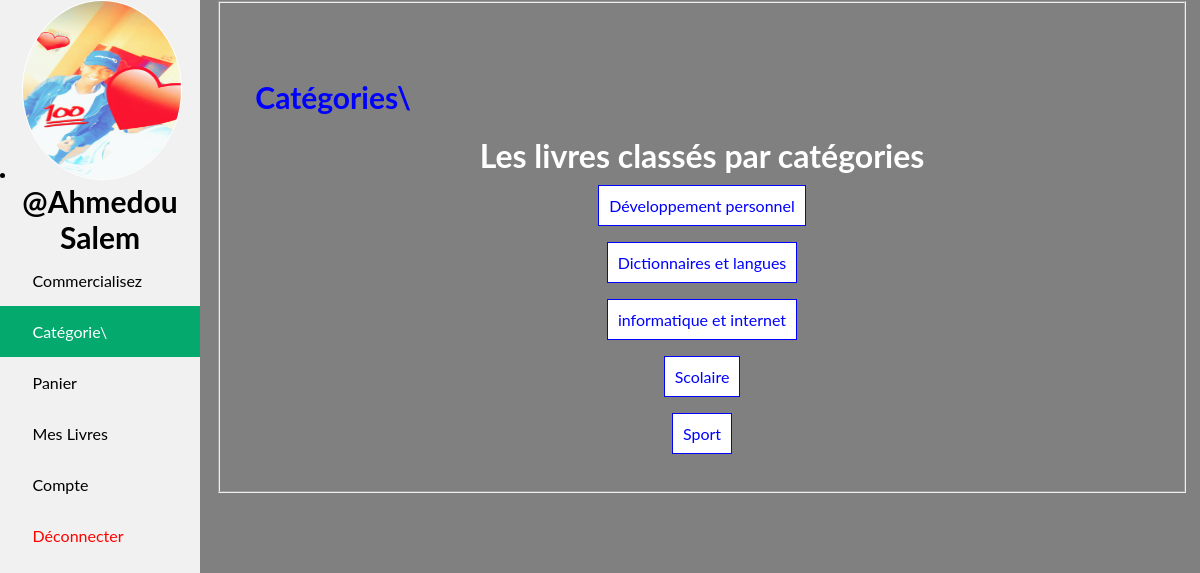
The app's page /member/category.php (signed in) with its own data.
### tables this page shows
CREATE TABLE `category` (
  `CategoryId` int(11) NOT NULL,
  `Parentcategoryid` char(18) NOT NULL,
  `Name` varchar(30) NOT NULL,
  `Description` varchar(255) NOT NULL
);

### member/count_panier.php (called while the page is built, shortened)
<?php
$selsect_user_info =mysqli_query($con, "SELECT UserId AS `urser_id`,`image` AS `image_user` FROM `login` WHERE username = '$user_name'");
$fetch_user = mysqli_fetch_assoc($selsect_user_info);
$image_user = $fetch_user['image_user'];
?>

### member/category.php (the view, shortened to what this page needs)
<?php require '../db_connect.php';
$user_name =$_SESSION['username'];
require_once 'count_panier.php';
?>
<!DOCTYPE html>
<html lang="en">
<head>
    <link rel="stylesheet" href="../image.css">
    <link rel="stylesheet" href="../slick.css">
    <link rel="stylesheet" href="category_style.css">
    <link rel="stylesheet" href="https://cdnjs.cloudflare.com/ajax/libs/font-awesome/4.7.0/css/font-awesome.min.css">
</head>
<body>
    <div class="sidebar">
        <li><?php echo "<div class='circle'><img src='../file_database/".$image_user."' width='160px' height='180px'/></div>"."<br>"."<center><font style='font-size:30px;'><b>";echo "@";print_r ($_SESSION['username']);echo "</b></font></center>"; ?>
        </li>
        <a href="member.php"><i class='fas fa-bookmark'></i> Commercialisez</a>
        <a class="active" href="category.php"><i class='fas fa-poll'></i> Catégorie\</a>
        <a href="panier.php"><i class='fa fa-shopping-cart'></i> Panier
        ?></a>
        <a href="livraison.php"><i class="fa fa-ship"></i> Mes Livres</a>
        <a href="compte.php"><i class="fas fa-address-card"></i> Compte</a>
        <a style="color:red;" href="../logout.php"><i class="fa fa-power-off"></i> Déconnecter</a>
    </div>
    <div class="content">
        <fieldset style="width:100%;">
        <div class="margin">
            <strong><font style="font-size: 30px;"><i class="fa fa-home"></i>Catégories\</font></strong>
            <center>
                <h1>Les livres classés par catégories</h1>
            </center>
            <center>
            <?php
        $sql = mysqli_query($con, "SELECT * FROM `category` Group By `Name`");
        if (mysqli_num_rows($sql)) {
            while ($rw = mysqli_fetch_assoc($sql)) {
                $cat_name = $rw['Name'];
                ?>
                <span class="a"><a href="list_category.php?cat_name=<?php print($cat_name); ?>"><?php echo $cat_name; ?></a></span><br><br><br>
                <?php
            }
        }
        ?>
        </center>
        </div>
    </fieldset>
    </div>
</body>
</html>

### image.css (style rules this page uses)
.circle { border-radius: 50%; display: inline-block; position: relative; }
.circle img { border-radius: 50%; display: block; border:1px solid #fff; }
.circle:after { content: ""; display: block; width: 100%; height: 100%; background: radial-gradient(ellipse at center); border-radius: 50%; position: absolute; top: 0; left: 0; }

### member/category_style.css (style rules this page uses)
span.a { display: inline; width: 30%; height: 30%; padding: 10px; border: 1px solid blue; background-color: white; }

### member/category.php (style rules this page uses)
strong { color:blue; }
.margin { margin-top: 70px; width: 100%; color: #fff; }
a { color:blue; }

### records on screen
category: Name "Développement personnel"
category: Name "Dictionnaires et langues"
category: Name "informatique et internet"
category: Name "Scolaire"
category: Name "Sport"
